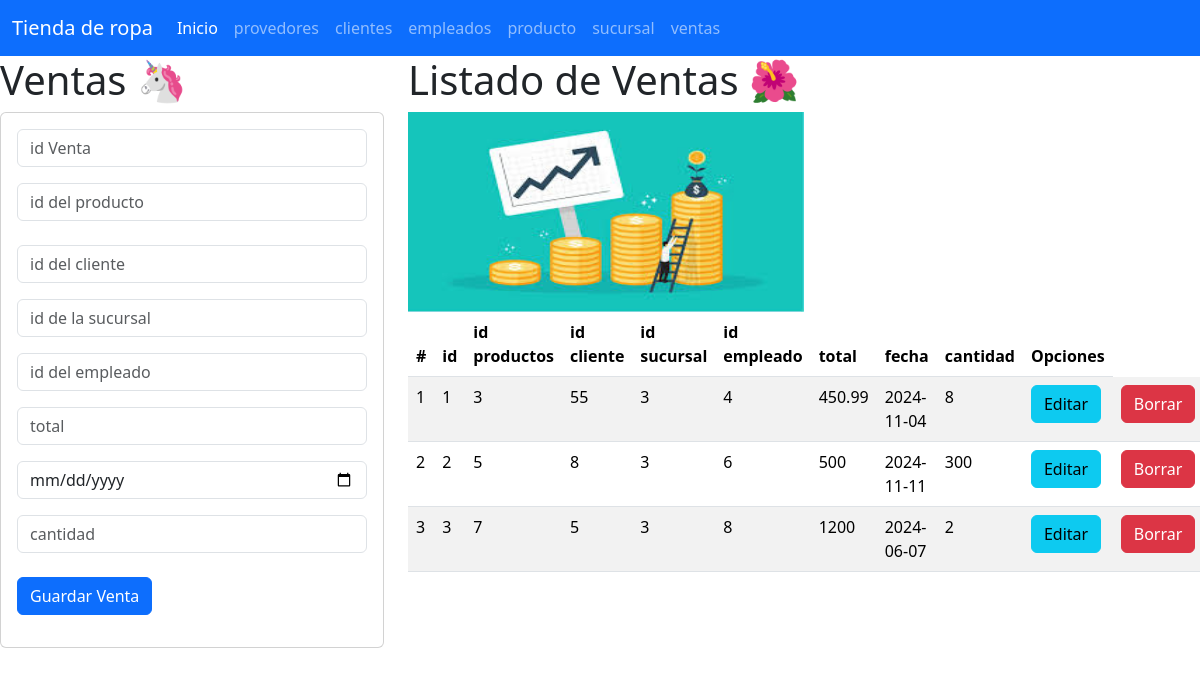
The app's page /ventas with its own data.
### ventas_app/models.py (models this page shows, shortened)
class Ventas(models.Model):
    id=models.PositiveSmallIntegerField(primary_key=True)
    idproducto=models.CharField(max_length=50)
    idcliente=models.CharField(max_length=15)
    idsucursal=models.CharField(max_length=50)
    idempleado=models.CharField(max_length=25)
    total=models.CharField(max_length=100)
    fecha=models.CharField(max_length=50)
    cantidad=models.CharField(max_length=50)

### ventas_app/views.py (the view)
# urls.py: path("ventas", views.inicio_vistaVentas,name="ventas"),
def inicio_vistaVentas(request):
    lasventas=Ventas.objects.all()
    return render(request,"gestionarventas.html",{"misventas":lasventas})

### ventas_app/templates/gestionarventas.html
{% extends "base.html" %}
{% block cuerpo %}
{% load static %}
    <div class="row">
    <div class="col-sm-12 col-md-4 col-lg-4 cold-xl-4">
        <h1> Ventas 🦄</h1>
        <div class="card">
            <div class="card-body">
                <form action="registrarventas/" method="POST"> {% csrf_token %}
                    <div class="form-group">
                        <input type="text" id="txtid" name="txtid" class="form-control" placeholder="id Venta" minlength="1" maxlength="6" required>
                    </div>
                    <div class="form-group py-3">
                        <input type="number" id="txtidproducto" name="txtidproducto" class="form-control" placeholder="id del producto"  maxlength="50" required>
                    </div>
                    <div class="form-group py-2">
                        <input type="number" id="txtidcliente" name="txtidcliente" class="form-control" placeholder="id del cliente"  maxlength="15" required>
                    </div>
                    <div class="form-group py-2">
                        <input type="number" id="skzidsucursal" name="skzidsucursal" class="form-control" placeholder="id de la sucursal"  maxlength="50" required>
                    </div>
                    <div class="form-group py-2">
                        <input type="number" id="skzidempleado" name="skzidempleado" class="form-control" placeholder="id del empleado"  maxlength="25" required>
                    </div>
                    <div class="form-group py-2">
                        <input type="number" id="skztotal" name="skztotal" class="form-control" placeholder="total"  maxlength="100" required>
                    </div>
                    <div class="form-group py-2">
                        <input type="date" id="skzfecha" name="skzfecha" class="form-control" placeholder="fecha" required>
                    </div>
                    <div class="form-group py-2">
                        <input type="number" id="skzcantidad" name="skzcantidad" class="form-control" placeholder="cantidad"  maxlength="50" required>
                    </div>
                    <div class="form-group py-2">
                        <div class="form-group py-2">
                            <button type="submit" class="btn btn-primary">Guardar Venta</button>
                    </div>
                    </div>
                </form>
                </div>
            </div>
    </div>
    <div class="col-sm-12 col-md-8 col-lg-8 col-xl-8">
    <h1> Listado de Ventas 🌺</h1>
    <img class="w-50" src="{% static 'img/ventas.png' %}" alt="miriam" width="200" height="200">
    <table class="table table-striped">
        <thead>
            <tr>
                <th scope="col">#</th>
                <th scope="col">id</th>
                <th scope="col">id productos</th>
                <th scope="col">id cliente</th>
                <th scope="col">id sucursal</th>
                <th scope="col">id empleado</th>
                <th scope="col">total</th>
                <th scope="col">fecha</th>
                <th scope="col">cantidad</th>
                <th> Opciones</th>
            </tr>
            </thead>
            <tbody>
            {% for v in misventas %}
            <tr>
                <td>
                    {{forloop.counter}}
                    <td> {{v.id}} </td>
                    <td> {{v.idproducto}} </td>
                    <td> {{v.idcliente}} </td>
                    <td> {{v.idsucursal}} </td>
                    <td> {{v.idempleado}} </td>
                    <td> {{v.total}} </td>
                    <td> {{v.fecha }} </td>
                    <td> {{v.cantidad}} </td>
                    <td> <a href="seleccionarventas/{{v.id}}" class="btn btn-info">Editar</a></td>
                    <td> <a href="borrarventas/{{v.id}}" class="btn btn-danger">Borrar</a></td>
                </td>
            </tr>
            {% endfor %}
            </tbody>
        </table>
    </div>
</div>
{% endblock  %}

### records on screen
Ventas: id "1", idproducto "3", idcliente "55", idsucursal "3", idempleado "4", total "450.99", fecha "2024-11-04", cantidad "8"
Ventas: id "2", idproducto "5", idcliente "8", idsucursal "3", idempleado "6", total "500", fecha "2024-11-11", cantidad "300"
Ventas: id "3", idproducto "7", idcliente "5", idsucursal "3", idempleado "8", total "1200", fecha "2024-06-07", cantidad "2"
